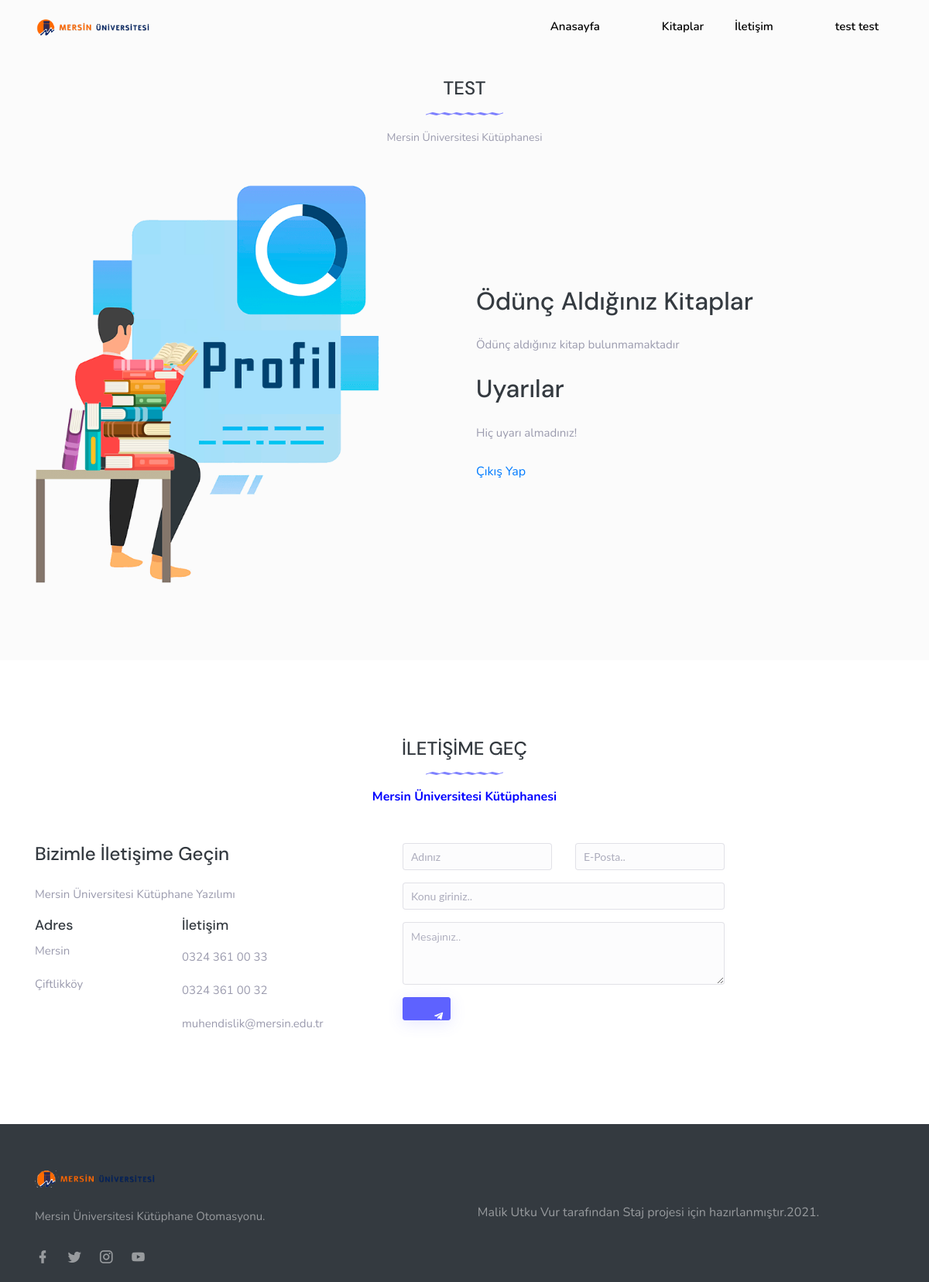
The app's page /kullanici.php (signed in) with its own data.
### tables this page shows
CREATE TABLE `kullanici` (
  `kullanici_id` int(11) NOT NULL,
  `kullanici_ad` varchar(250) NOT NULL,
  `kullanici_mail` varchar(250) NOT NULL,
  `kullanici_sifre` varchar(250) NOT NULL,
  `kullanici_soyad` varchar(250) NOT NULL,
  `kullanici_unvan` varchar(100) NOT NULL,
  `kullanici_yetki` varchar(250) NOT NULL,
  `admin_durum` int(1) NOT NULL
);

CREATE TABLE `ayar` (
  `ayar_id` int(11) NOT NULL,
  `ayar_sitelogo` varchar(250) NOT NULL,
  `ayar_sitetitle` varchar(250) NOT NULL,
  `ayar_sitedescription` varchar(250) NOT NULL,
  `ayar_sitekeywords` varchar(250) NOT NULL,
  `ayar_siteauthor` varchar(250) NOT NULL,
  `ayar_sitetel` varchar(250) NOT NULL,
  `ayar_sitegsm` varchar(250) NOT NULL,
  `ayar_sitefaks` varchar(250) NOT NULL,
  `ayar_sitemail` varchar(250) NOT NULL,
  `ayar_siteilce` varchar(50) NOT NULL,
  `ayar_siteil` varchar(250) NOT NULL,
  `ayar_siteadres` varchar(250) NOT NULL,
  `ayar_sitemesai` varchar(250) NOT NULL,
  `ayar_sitemaps` varchar(250) NOT NULL,
  `ayar_siteanalystic` varchar(250) NOT NULL,
  `ayar_sitezoopim` varchar(250) NOT NULL,
  `ayar_facebook` varchar(250) NOT NULL,
  `ayar_twitter` varchar(250) NOT NULL,
  `ayar_instagram` varchar(250) NOT NULL,
  `ayar_youtube` varchar(250) NOT NULL,
  `ayar_smtphost` varchar(250) NOT NULL,
  `ayar_smtpuser` varchar(250) NOT NULL,
  `ayar_smtppassword` varchar(250) NOT NULL,
  `ayar_smtpport` varchar(50) NOT NULL,
  `ayar_bakimdurum` enum('0','1') NOT NULL
);

### kullanici.php (the view)
 <?php include 'header.php'; ?>
    <section class="section bg-light" id="about">
        <div class="container">
            <div class="row justify-content-center">
                <div class="col-lg-6 col-md-8">
                    <div class="text-center mb-5">
                        <h4 class="text-uppercase mb-0"><?php echo $admincek['kullanici_ad']; ?></h4>
                        <div class="my-3">
                            <img src="images/title-border.png" alt="" class="img-fluid mx-auto d-block">
                        </div>
                        <p class="text-muted f-14"><?php echo $ayarcek['ayar_sitetitle'] ; ?></p>
                    </div>
                </div>
            </div>
            <div class="row align-items-center">
                <div class="col-lg-5">
                    <img src="images/about-img.png" alt="" class="img-fluid mx-auto d-block">
                </div>
                <div class="col-lg-6 offset-lg-1">
                    <div class="text-muted mt-5 mt-lg-0">
                        <h2 class="title font-weight-medium mb-4">Ödünç Aldığınız Kitaplar</h2>
                        <p class="mb-4 f-15"> <?php if ($hakkimizdasor->rowCount() > 0) {echo $hakkimizdacek['kitap_adi']."<br>".$hakkimizdacek['geriverilecek_tarih']."'e kadar teslim ediniz" ;}else{echo "Ödünç aldığınız kitap bulunmamaktadır";} ?></p>
                          <h2 class="title font-weight-medium mb-4">Uyarılar</h2>
                        <p class="mb-4 f-15"> <?php echo "Hiç uyarı almadınız!" ; ?></p>
                       <a href="cıkıs.php">Çıkış Yap</a>
                    </div>
                </div>
            </div>
        </div>
    </section>
<?php include 'footer.php'; ?>

### header.php (shortened to what this page needs)
<?php
include 'config.php';
$ayarsor=$db->prepare("SELECT * FROM ayar where ayar_id=:id");
$ayarsor->execute(array(
  'id' => 0
  ));
$ayarcek=$ayarsor->fetch(PDO::FETCH_ASSOC);
if($_SESSION){
$hakkimizdasor=$db->prepare("SELECT * FROM kullanici inner join kitap on :mail=kitap.alan_kisi");
}
?>
<!DOCTYPE html>
<html lang="tr">
<head>
    <link rel="stylesheet" href="css/owl.carousel.min.css" />
    <link rel="stylesheet" href="css/owl.theme.default.min.css" />
	<link rel="stylesheet" href="css/stylelogin.css">
    <link href="css/bootstrap.min.css" rel="stylesheet" type="text/css" />
    <link href="css/materialdesignicons.min.css" rel="stylesheet" type="text/css" />
    <link href="css/style.min.css" rel="stylesheet" type="text/css" />
</head>
<body>
    <nav class="navbar navbar-expand-lg fixed-top navbar-custom sticky sticky-dark nav-dark">
        <div class="container">
            <a class="navbar-brand logo" href="index.php">
                <img src="images/logo-dark.png" alt="" class="" height="21">
            </a>
            <div class="collapse navbar-collapse" id="navbarCollapse">
                <ul class="navbar-nav ml-auto navbar-center" id="mySidenav">
					<li>
                    </li>
                    <li>
                        <a href="index.php" style="color:black" >Anasayfa</a>
                    </li>
					<li>
                    </li>
                    <li>
                        <a href="kitap.php" style="color:black"  >Kitaplar</a>
                    </li>
                    <li>
                        <a href="iletisim.php" style="color:black"  >İletişim</a>
                    </li>
					<li>
                    </li>
                    <li>
                        <?php if($_SESSION){
																$adminsor=$db->prepare("SELECT * FROM kullanici where kullanici_mail=:mail");
																$adminsor->execute(array(
																'mail' =>$_SESSION['admin_mail'] ));
																$admincek=$adminsor->fetch(PDO::FETCH_ASSOC);
																if ($adminsor->rowCount() > 0) {echo "<a href='kullanici.php' style='color:black' >",$admincek['kullanici_ad']," ",$admincek['kullanici_soyad'],"</a>";}
																}else{echo "<a href='giris.php' style='color:black' >Kullanıcı Girişi</a>";}
																 ?>
                    </li>
                </ul>
            </div>
        </div>
    </nav>

### footer.php (shortened to what this page needs)
   <section class="section" id="contact">
        <div class="container">
            <div class="row justify-content-center">
                <div class="col-lg-6 col-md-8">
                    <div class="text-center mb-5">
                        <h4 class="text-uppercase mb-0">İletişime Geç</h4>
                        <div class="my-3">
                            <img src="images/title-border.png" alt="" class="img-fluid mx-auto d-block">
                        </div>
                        <b style="color: blue" ><?php echo $ayarcek['ayar_sitetitle'] ; ?></b>
                    </div>
                </div>
            </div>
            <div class="row">
                <div class="col-lg-4">
                    <div class="contact-address">
                        <h4 class="title mb-4">Bizimle İletişime Geçin</h4>
                        <p class="text-muted f-15"><?php echo $ayarcek['ayar_sitemesai'] ; ?></p>
                    </div>
                    <div class="row">
                        <div class="col-md-6">
                            <div class="contact-address">
                                <h5 class="title f-18">Adres</h5>
                                <p class="text-muted f-15"><?php echo $ayarcek['ayar_siteil'] ; ?></p>
                                <p class="text-muted f-15"><?php echo $ayarcek['ayar_siteadres'] ; ?></p>
                            </div>
                        </div>
                        <div class="col-md-6">
                            <div class="contact-address">
                                <h5 class="title f-18">İletişim</h5>
                                <p class="text-muted f-15"><p  style="color: black" class="text-muted f-15"><?php echo $ayarcek['ayar_sitetel'] ; ?></p></p>
                                <p class="text-muted f-15"><p  style="color: black" class="text-muted f-15"><?php echo $ayarcek['ayar_sitefaks'] ; ?></p></p>
                                <p class="text-muted f-15"><p  style="color: black" class="text-muted f-15"><?php echo $ayarcek['ayar_sitemail'] ; ?></p></p>
                            </div>
                        </div>
                    </div>
                </div>
                <div class="col-lg-7 offset-lg-1">
                    <div class="custom-form mt-4 mt-lg-0">
                        <form method="POST" action="iletisimgonder.php">
                            <div class="row">
                                <div class="col-lg-6">
                                    <div class="form-group app-label">
                                        <input name="name" id="name" type="text" class="form-control" placeholder="Adınız">
                                    </div>
                                </div>
                                <div class="col-lg-6">
                                    <div class="form-group app-label">
                                        <input name="email" id="email" type="email" class="form-control" placeholder="E-Posta..">
                                    </div>
                                </div>
                                <div class="col-lg-12">
                                    <div class="form-group app-label">
                                        <input type="text" class="form-control" id="subject" name="subject" placeholder="Konu giriniz.." />
                                    </div>
                                </div>
                                <div class="col-lg-12">
                                    <div class="form-group app-label">
                                        <textarea name="comments" id="comments" rows="3" class="form-control" name="comments" placeholder="Mesajınız.."></textarea>
                                    </div>
                                </div>
                            </div>
                            <div class="row">
                                <div class="col-sm-12">
                                    <button type="submit" id="submit" name="gonder" class="btn btn-primary"> <i class="mdi mdi-telegram ml-2"></i></button>
                                </div>
                            </div>
                        </form>
                    </div>
                </div>
            </div>
        </div>
    </section>
    <section class="footer">
        <div class="container">
            <div class="row">
                <div class="col-lg-4 col-sm-6">
                    <div class="mb-4">
                        <a href="layout-one-1.html"><img src="images/logo-light.png" alt="" class="logo-light" height="22" /></a>
                    </div>
                    <p class="footer-desc f-15"><?php  echo $ayarcek['ayar_sitedescription']; ?>.</p>
                    <ul class="footer-icons list-inline f-20 mt-4">
                        <li class="list-inline-item mr-3"><a href="<?php  echo $ayarcek['ayar_facebook']; ?>" class=""><i class="mdi mdi-facebook"></i></a></li>
                        <li class="list-inline-item mr-3"><a href="<?php  echo $ayarcek['ayar_twitter']; ?>" class=""><i class="mdi mdi-twitter"></i></a></li>
                        <li class="list-inline-item mr-3"><a href="<?php  echo $ayarcek['ayar_instagram']; ?>" class=""><i class="mdi mdi-instagram"></i></a></li>
                        <li class="list-inline-item"><a href="<?php  echo $ayarcek['ayar_youtube']; ?>" class=""><i class="mdi mdi-youtube"></i></a></li>
                    </ul>
                </div>
                <div class="col-lg-7 offset-lg-1">
                    <br>
                <p class="text-center footer-alt my-3">Malik Utku Vur tarafından Staj projesi için hazırlanmıştır.2021.</p>
                </div>
            </div>
        </div>
    </section>
</body>
</html>

### records on screen
kullanici: kullanici_ad "test", kullanici_soyad "test", kullanici_ad "TEST"
ayar: ayar_sitetitle "Mersin Üniversitesi Kütüphanesi", ayar_sitemesai "Mersin Üniversitesi Kütüphane Yazılımı", ayar_siteil "Mersin", ayar_siteadres "Çiftlikköy", ayar_sitetel "0324 361 00 33", ayar_sitefaks "0324 361 00 32", ayar_sitemail "muhendislik@mersin.edu.tr", ayar_sitedescription "Mersin Üniversitesi Kütüphane Otomasyonu"
